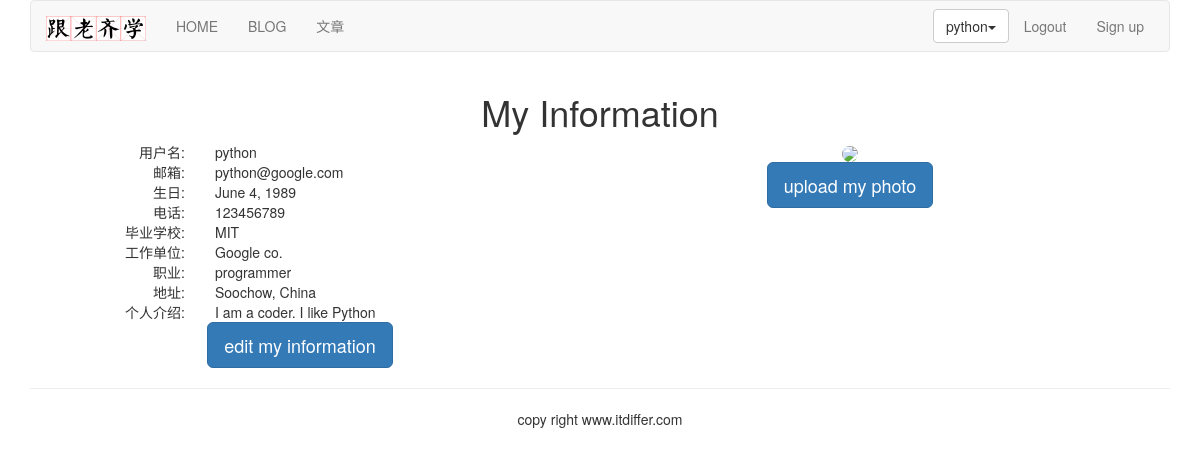
Screenshot of /account/my-information/ (signed in) with the database file from the repository.
### account/models.py (models this page shows, shortened)
class UserProfile(models.Model):    #①
    user = models.OneToOneField(User, on_delete=models.CASCADE, unique=True)   #②
    birth = models.DateField(blank=True, null=True)
    phone = models.CharField(max_length=20, null=True)

class UserInfo(models.Model):
    user = models.OneToOneField(User, on_delete=models.CASCADE, unique=True)
    school = models.CharField(max_length=100, blank=True)
    company = models.CharField(max_length=100, blank=True)
    profession = models.CharField(max_length=100, blank=True)
    address = models.CharField(max_length=100, blank=True)
    aboutme = models.TextField(blank=True)    #①
    photo = models.ImageField(blank=True)

### account/views.py (the view)
# urls.py: path('my-information/', views.myself, name="my_information"),
@login_required(login_url='/account/login/')    #②
def myself(request):
    user = User.objects.get(username=request.user.username)
    userprofile = UserProfile.objects.get(user=user)
    userinfo = UserInfo.objects.get(user=user)
    return render(request, "account/myself.html", {"user":user, "userinfo":userinfo, "userprofile":userprofile})

### templates/account/myself.html (shortened to what this page needs)
{% extends "base.html" %}
{% block content %}
<div class="row text-center vertical-middle-sm">
    <h1>My Information</h1>
    <div class="row">
        <div class="col-md-6" >
            <div class="row">
                <div class="col-md-4 text-right"><span>用户名:</span></div>
                <div class="col-md-8 text-left">{{user.username}}</div>
            </div>
            <div class="row">
                <div class="col-md-4 text-right"><span>邮箱:</span></div>
                <div class="col-md-8 text-left">{{user.email}}</div>
            </div>
            <div class="row">
                <div class="col-md-4 text-right"><span>生日:</span></div>
                <div class="col-md-8 text-left">{{userprofile.birth}}</div>
            </div>
            <div class="row">
                <div class="col-md-4 text-right"><span>电话:</span></div>
                <div class="col-md-8 text-left">{{userprofile.phone}}</div>
            </div>
            <div class="row">
                <div class="col-md-4 text-right"><span>毕业学校:</span></div>
                <div class="col-md-8 text-left">{{userinfo.school}}</div>
            </div>
            <div class="row">
                <div class="col-md-4 text-right"><span>工作单位:</span></div>
                <div class="col-md-8 text-left">{{userinfo.company}}</div>
            </div>
            <div class="row">
                <div class="col-md-4 text-right"><span>职业:</span></div>
                <div class="col-md-8 text-left">{{userinfo.profession}}</div>
            </div>
            <div class="row">
                <div class="col-md-4 text-right"><span>地址:</span></div>
                <div class="col-md-8 text-left">{{userinfo.address}}</div>
            </div>
            <div class="row">
                <div class="col-md-4 text-right"><span>个人介绍:</span></div>
                <div class="col-md-8 text-left">{{userinfo.aboutme}}</div>
            </div>
            <a href="{% url 'account:edit_my_information' %}"><button class="btn btn-primary btn-lg">edit my information</button></a>
        </div>
        <div class="col-md-6">
            {% load staticfiles %}
            <div style="margin-right:100px">
                {% if userinfo.photo %}
                <img src="{{ userinfo.photo | striptags }}" class="img-circle" id="my_photo" name="user_face">
                {% else %}
                <img name="user_face" src="{% static 'images/newton.jpg' %}" class="img-circle" id="my_photo">
                {% endif %}
            </div>
            <div style="margin-right:100px"><button class="btn btn-primary btn-lg" id="upload_image" onclick="upload_image_layer()">upload my photo</button></div>
        </div>
    </div>
</div>
{% endblock %}

### templates/header.html (shortened to what this page needs)
{% load staticfiles %}
<div class="container">
	<nav class="navbar navbar-default" role="navigation">
		<div class="navbar-header">
			<a class="navbar-brand" href="http://www.itdiffer.com"><img src="{% static '/images/logo.png' %}" width="100px"></a>
		</div>
		<div>
			<ul class="nav navbar-nav" role="navigation">
				<li><a href="{% url 'home' %}">HOME</a></li>
				<li><a href="{% url 'blog:blog_title' %}">BLOG</a></li>
				<li><a href="{% url 'article:article_titles' %}">文章</a></li>
			</ul>
			<ul class="nav navbar-nav navbar-right" style="margin-right:10px">
				{% if user.is_authenticated %}
				<li>
					<div class="dropdown" style="margin-top:8px">
						<button class='btn btn-default dropdown-toggle' type='button' id='dropdownMenu' data-toggle='dropdown'>{{ user.username }}<span class='caret'></span></button>
					</div>
				</li>
				<li><a href="{% url 'account:user_logout' %}">Logout</a></li>
				{% else %}
				<li><a href="{% url 'account:user_login' %}">LOGIN</a></li>
				{% endif %}
                <li><a href="{% url 'account:user_register' %}">Sign up</a></li>
			</ul>
		</div>
	</nav>
</div>

### rows the page displays
UserProfile: birth "June 4, 1989", phone "123456789"
UserInfo: school "MIT", company "Google co.", profession "programmer", address "Soochow, China", aboutme "I am a coder. I like Python"

### other values shown
{{ user.username }} "python"
{{ user.email }} "python@google.com"
